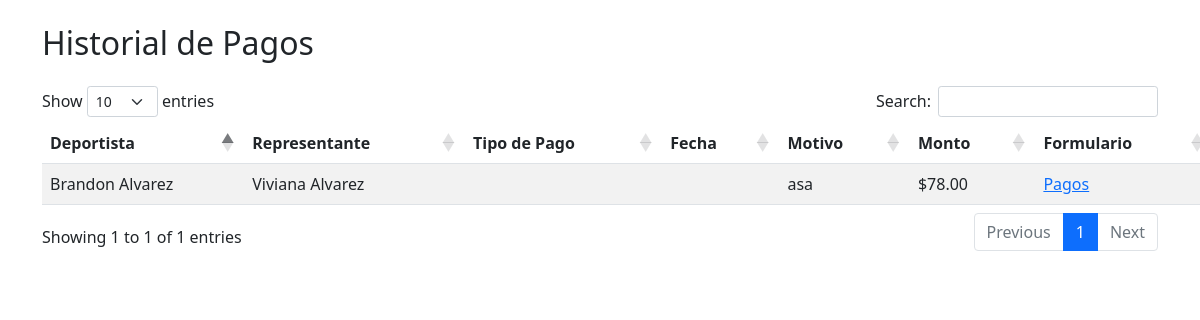
The page /Admin/graficas/get_table_historial.php on the database as committed earlier.
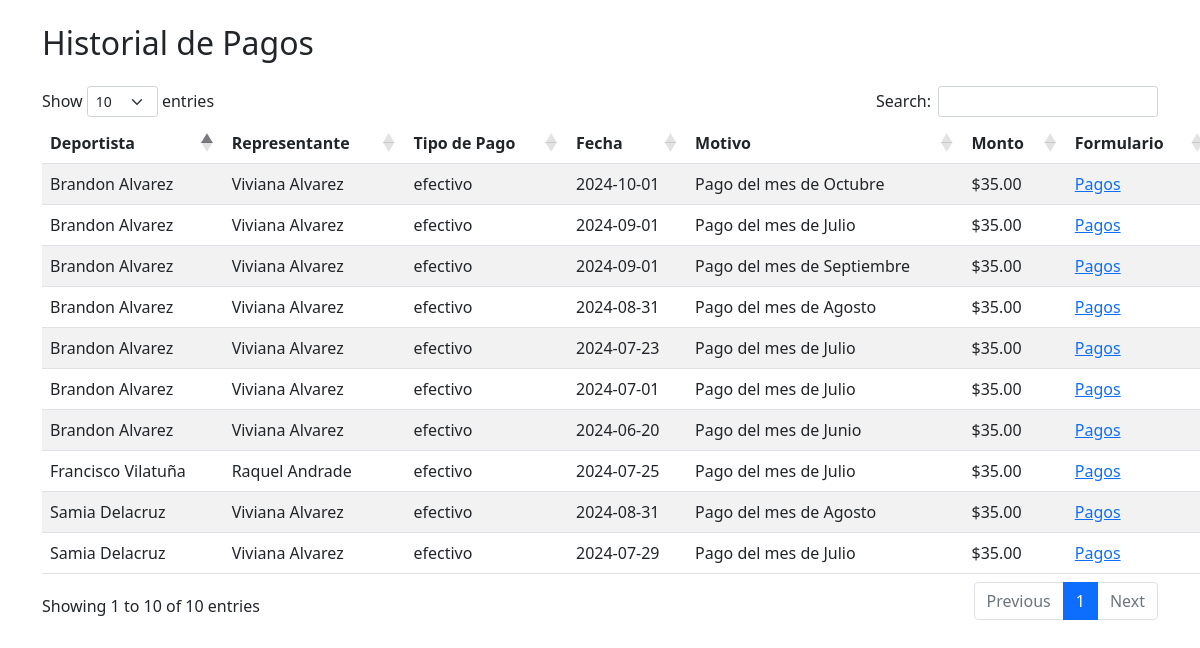
The same page on the database as committed later.
### tables this page shows
CREATE TABLE `tab_pagos` (
  `ID_PAGO` int(11) NOT NULL,
  `ID_REPRESENTANTE` int(11) DEFAULT NULL,
  `ID_DEPORTISTA` int(11) DEFAULT NULL,
  `ID_BANCO` int(11) NOT NULL,
  `METODO_PAGO` varchar(50) DEFAULT NULL,
  `MONTO` decimal(10,2) DEFAULT NULL,
  `FECHA_PAGO` date DEFAULT NULL,
  `MOTIVO` text DEFAULT NULL,
  `NOMBRE_ARCHIVO` varchar(50) NOT NULL,
  `ENTIDAD_ORIGEN` varchar(100) NOT NULL,
  `REGISTRADO_POR` enum('ADMIN','REPRE','DEPO','') NOT NULL
);

CREATE TABLE `tab_deportistas` (
  `ID_DEPORTISTA` int(11) NOT NULL,
  `ID_USUARIO` int(11) DEFAULT NULL,
  `NOMBRE_DEPO` varchar(50) DEFAULT NULL,
  `APELLIDO_DEPO` varchar(50) DEFAULT NULL,
  `FECHA_NACIMIENTO` date DEFAULT NULL,
  `CEDULA_DEPO` varchar(10) DEFAULT NULL,
  `NUMERO_CELULAR` varchar(10) DEFAULT NULL,
  `GENERO` varchar(20) DEFAULT NULL,
  `status` enum('activo','inactivo') NOT NULL DEFAULT 'activo'
);

CREATE TABLE `tab_representantes` (
  `ID_REPRESENTANTE` int(11) NOT NULL,
  `ID_USUARIO` int(11) DEFAULT NULL,
  `NOMBRE_REPRE` varchar(50) DEFAULT NULL,
  `APELLIDO_REPRE` varchar(50) DEFAULT NULL,
  `CELULAR_REPRE` varchar(10) DEFAULT NULL,
  `CORREO_REPRE` varchar(100) DEFAULT NULL,
  `DIRECCION_REPRE` varchar(100) DEFAULT NULL,
  `CEDULA_REPRE` varchar(10) DEFAULT NULL,
  `status` enum('activo','inactivo') NOT NULL DEFAULT 'activo'
);

### Admin/graficas/get_table_historial.php (the view, shortened to what this page needs)
<?php
require('configuracion/conexion.php');
$query = "SELECT p.ID_PAGO, r.NOMBRE_REPRE, r.APELLIDO_REPRE, d.NOMBRE_DEPO, d.APELLIDO_DEPO,
               p.FECHA_PAGO, p.METODO_PAGO, p.MONTO, p.MOTIVO
          FROM tab_pagos p
          INNER JOIN tab_representantes r ON p.ID_REPRESENTANTE = r.ID_REPRESENTANTE
          INNER JOIN tab_deportistas d ON p.ID_DEPORTISTA = d.ID_DEPORTISTA
          ORDER BY p.FECHA_PAGO DESC";
$stmt = $conn->prepare($query);
$stmt->execute();
$result = $stmt->fetchAll(PDO::FETCH_ASSOC);
?>
<!DOCTYPE html>
<html lang="es">
<head>
    <link href="https://cdn.jsdelivr.net/npm/bootstrap@5.1.3/dist/css/bootstrap.min.css" rel="stylesheet">
    <link href="https://cdn.datatables.net/1.11.3/css/dataTables.bootstrap5.min.css" rel="stylesheet">
    <link href="https://cdn.datatables.net/buttons/2.0.1/css/buttons.bootstrap5.min.css" rel="stylesheet">
    <link href="https://cdnjs.cloudflare.com/ajax/libs/font-awesome/6.0.0-beta3/css/all.min.css" rel="stylesheet">
    <link href="https://cdn.jsdelivr.net/npm/sweetalert2@11/dist/sweetalert2.min.css" rel="stylesheet">
</head>
<body>
    <div class="container mt-4">
        <h2 class="mb-4">Historial de Pagos</h2>
        <table id="historial_pagos" class="table table-striped" style="width:105%">
            <thead>
                <tr>
                    <th>Deportista</th>
                    <th>Representante</th>
                    <th>Tipo de Pago</th>
                    <th>Fecha</th>
                    <th>Motivo</th>
                    <th>Monto</th>
                    <th>Formulario</th>
                </tr>
            </thead>
            <tbody>
                <?php
                if (count($result) > 0) {
                    foreach ($result as $row) {
                        $deportista = $row['NOMBRE_DEPO'] . ' ' . $row['APELLIDO_DEPO'];
                        $representante = $row['NOMBRE_REPRE'] . ' ' . $row['APELLIDO_REPRE'];
                        $tipoPago = $row['METODO_PAGO'];
                        $fecha = $row['FECHA_PAGO'];
                        $motivo = $row['MOTIVO'];
                        $monto = $row['MONTO'];
                        echo "<tr>
                                <td>{$deportista}</td>
                                <td>{$representante}</td>
                                <td>{$tipoPago}</td>
                                <td>{$fecha}</td>
                                <td>{$motivo}</td>
                                <td>\${$monto}</td>
                                <td>
            <a href='../admin/configuracion/pagos/pagos.php'>
                 Pagos
            </a>
        </td>
                            </tr>";
                    }
                }
                ?>
            </tbody>
        </table>
    </div>
</body>
</html>

Rows that differ between the two databases and show on the page:
removed tab_pagos: ID_DEPORTISTA.APELLIDO_DEPO "Brandon Alvarez", ID_REPRESENTANTE.APELLIDO_REPRE "Viviana Alvarez", MOTIVO "asa", MONTO "78.00"
added tab_pagos: ID_DEPORTISTA.APELLIDO_DEPO "Brandon Alvarez", ID_REPRESENTANTE.APELLIDO_REPRE "Viviana Alvarez", METODO_PAGO "efectivo", FECHA_PAGO "2024-10-01", MOTIVO "Pago del mes de Octubre", MONTO "35.00"
added tab_pagos: ID_DEPORTISTA.APELLIDO_DEPO "Brandon Alvarez", ID_REPRESENTANTE.APELLIDO_REPRE "Viviana Alvarez", METODO_PAGO "efectivo", FECHA_PAGO "2024-09-01", MOTIVO "Pago del mes de Julio", MONTO "35.00"
added tab_pagos: ID_DEPORTISTA.APELLIDO_DEPO "Brandon Alvarez", ID_REPRESENTANTE.APELLIDO_REPRE "Viviana Alvarez", METODO_PAGO "efectivo", FECHA_PAGO "2024-09-01", MOTIVO "Pago del mes de Septiembre", MONTO "35.00"
added tab_pagos: ID_DEPORTISTA.APELLIDO_DEPO "Brandon Alvarez", ID_REPRESENTANTE.APELLIDO_REPRE "Viviana Alvarez", METODO_PAGO "efectivo", FECHA_PAGO "2024-08-31", MOTIVO "Pago del mes de Agosto", MONTO "35.00"
added tab_pagos: ID_DEPORTISTA.APELLIDO_DEPO "Samia Delacruz", ID_REPRESENTANTE.APELLIDO_REPRE "Viviana Alvarez", METODO_PAGO "efectivo", FECHA_PAGO "2024-08-31", MOTIVO "Pago del mes de Agosto", MONTO "35.00"
added tab_pagos: ID_DEPORTISTA.APELLIDO_DEPO "Samia Delacruz", ID_REPRESENTANTE.APELLIDO_REPRE "Viviana Alvarez", METODO_PAGO "efectivo", FECHA_PAGO "2024-07-29", MOTIVO "Pago del mes de Julio", MONTO "35.00"
added tab_pagos: ID_DEPORTISTA.APELLIDO_DEPO "Francisco Vilatuña", ID_REPRESENTANTE.APELLIDO_REPRE "Raquel Andrade", METODO_PAGO "efectivo", FECHA_PAGO "2024-07-25", MOTIVO "Pago del mes de Julio", MONTO "35.00"
added tab_pagos: ID_DEPORTISTA.APELLIDO_DEPO "Brandon Alvarez", ID_REPRESENTANTE.APELLIDO_REPRE "Viviana Alvarez", METODO_PAGO "efectivo", FECHA_PAGO "2024-07-23", MOTIVO "Pago del mes de Julio", MONTO "35.00"
added tab_pagos: ID_DEPORTISTA.APELLIDO_DEPO "Brandon Alvarez", ID_REPRESENTANTE.APELLIDO_REPRE "Viviana Alvarez", METODO_PAGO "efectivo", FECHA_PAGO "2024-07-01", MOTIVO "Pago del mes de Julio", MONTO "35.00"
added tab_pagos: ID_DEPORTISTA.APELLIDO_DEPO "Brandon Alvarez", ID_REPRESENTANTE.APELLIDO_REPRE "Viviana Alvarez", METODO_PAGO "efectivo", FECHA_PAGO "2024-06-20", MOTIVO "Pago del mes de Junio", MONTO "35.00"
Other text that changed with them:
text written by a page script: "Show entries Search: Showing 1 to 1 of 1 entries Previous 1 Next" → "Show entries Search: Showing 1 to 10 of 10 entries Previous 1 Next"
